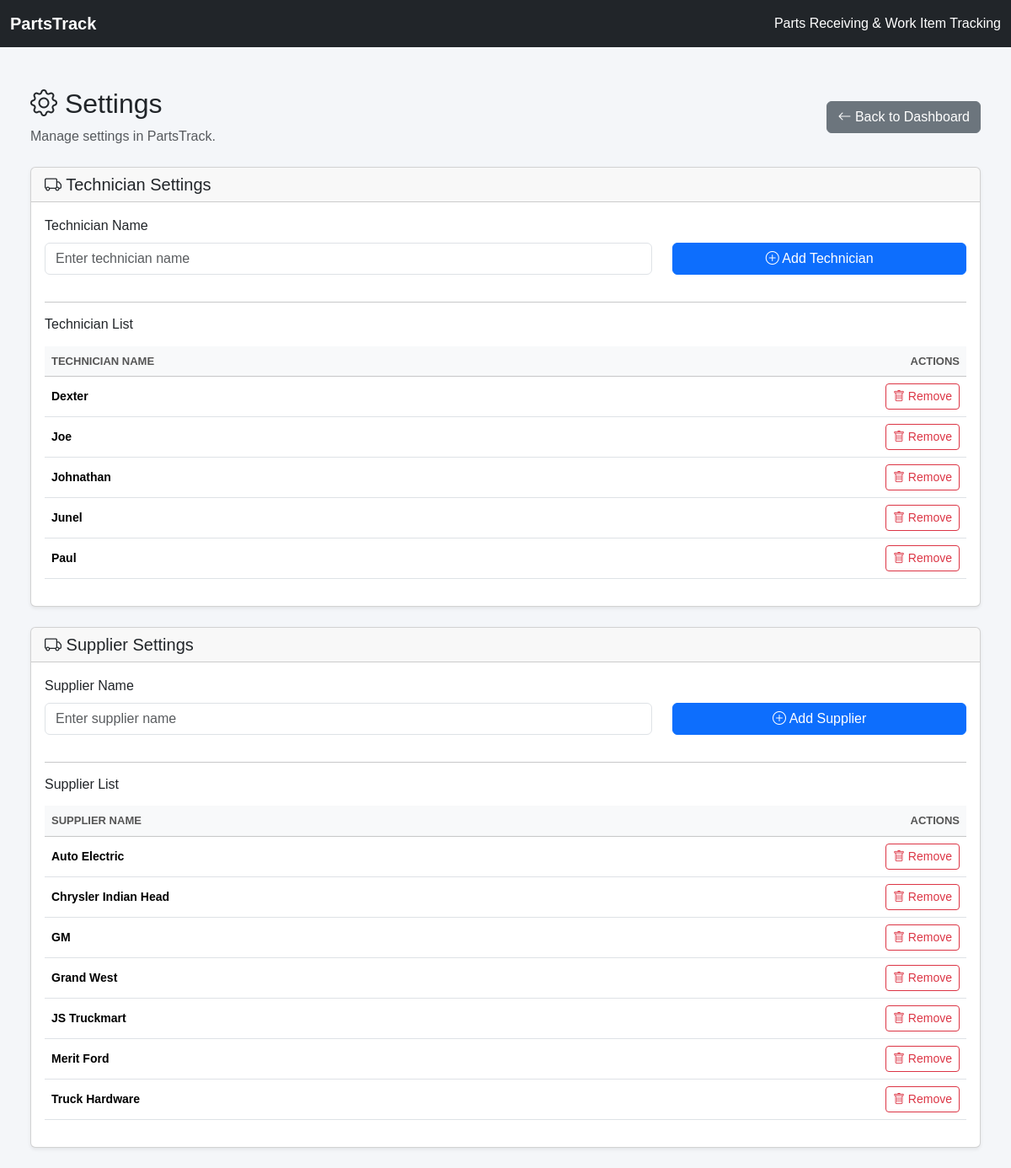
The app's page /settings/technicians with its own data.
### app/models.py (models this page shows, shortened)
class Technician(db.Model):
    id = db.Column(db.Integer, primary_key=True)
    name = db.Column(db.String(100), unique=True, nullable=False)

class Supplier(db.Model):
    id = db.Column(db.Integer, primary_key=True)
    name = db.Column(db.String(150), unique=True, nullable=False)

### app/routes.py (the view)
@main.route("/settings/technicians")
def technician_settings():
    technicians = Technician.query.order_by(
        Technician.name.asc()
    ).all()
    suppliers = Supplier.query.order_by(
        Supplier.name.asc()
    ).all()
    return render_template(
        "technician_settings.html",
        technicians=technicians,
        suppliers=suppliers
    )

### app/templates/technician_settings.html (shortened to what this page needs)
{% extends "base.html" %}
{% block content %}
<div class="container-fluid mt-4">
    <div class="d-flex justify-content-between align-items-center mb-4">
        <div>
            <h2>
                <i class="bi bi-gear"></i>
                Settings
            </h2>
            <p class="text-muted mb-0">
                Manage settings in PartsTrack.
            </p>
        </div>
        <a href="{{ url_for('main.dashboard') }}"
           class="btn btn-secondary">
            <i class="bi bi-arrow-left"></i>
            Back to Dashboard
        </a>
    </div>
    <div class="card shadow-sm mt-4">
        <div class="card-header">
            <h5 class="mb-0">
                <i class="bi bi-truck"></i>
                Technician Settings
            </h5>
        </div>
        <div class="card-body">
            <form method="POST"
                action="{{ url_for('main.add_technician') }}">
                <div class="row align-items-end">
                    <div class="col-md-8 mb-3">
                        <label for="technician_name" class="form-label">
                            Technician Name
                        </label>
                        <input type="text"
                            class="form-control"
                            id="technician_name"
                            name="name"
                            placeholder="Enter technician name"
                            maxlength="150"
                            required>
                    </div>
                    <div class="col-md-4 mb-3">
                        <button type="submit"
                                class="btn btn-primary w-100">
                            <i class="bi bi-plus-circle"></i>
                            Add Technician
                        </button>
                    </div>
                </div>
            </form>
            <hr>
            <h6 class="mb-3">Technician List</h6>
            {% if technicians %}
                <div class="table-responsive">
                    <table class="table table-hover align-middle">
                        <thead class="table-light">
                            <tr>
                                <th>Technician Name</th>
                                <th class="text-end">Actions</th>
                            </tr>
                        </thead>
                        <tbody>
                            {% for technician in technicians %}
                                <tr>
                                    <td>
                                        <strong>
                                            {{ technician.name }}
                                        </strong>
                                    </td>
                                    <td class="text-end">
                                        <form method="POST"
                                            action="{{ url_for('main.delete_technician', technician_id=technician.id) }}"
                                            class="d-inline"
                                            onsubmit="return confirm('Remove {{ technician.name }} from the technician list?');">
                                            <button type="submit"
                                                    class="btn btn-sm btn-outline-danger">
                                                <i class="bi bi-trash"></i>
                                                Remove
                                            </button>
                                        </form>
                                    </td>
                                </tr>
                            {% endfor %}
                        </tbody>
                    </table>
                </div>
            {% else %}
                <div class="alert alert-info mb-0">
                    <i class="bi bi-info-circle"></i>
                    No technicians have been added yet.
                </div>
            {% endif %}
        </div>
    </div>
    <div class="card shadow-sm mt-4">
        <div class="card-header">
            <h5 class="mb-0">
                <i class="bi bi-truck"></i>
                Supplier Settings
            </h5>
        </div>
        <div class="card-body">
            <form method="POST"
                action="{{ url_for('main.add_supplier') }}">
                <div class="row align-items-end">
                    <div class="col-md-8 mb-3">
                        <label for="supplier_name" class="form-label">
                            Supplier Name
                        </label>
                        <input type="text"
                            class="form-control"
                            id="supplier_name"
                            name="name"
                            placeholder="Enter supplier name"
                            maxlength="150"
                            required>
                    </div>
                    <div class="col-md-4 mb-3">
                        <button type="submit"
                                class="btn btn-primary w-100">
                            <i class="bi bi-plus-circle"></i>
                            Add Supplier
                        </button>
                    </div>
                </div>
            </form>
            <hr>
            <h6 class="mb-3">Supplier List</h6>
            {% if suppliers %}
                <div class="table-responsive">
                    <table class="table table-hover align-middle">
                        <thead class="table-light">
                            <tr>
                                <th>Supplier Name</th>
                                <th class="text-end">Actions</th>
                            </tr>
                        </thead>
                        <tbody>
                            {% for supplier in suppliers %}
                                <tr>
                                    <td>
                                        <strong>
                                            {{ supplier.name }}
                                        </strong>
                                    </td>
                                    <td class="text-end">
                                        <form method="POST"
                                            action="{{ url_for('main.delete_supplier', supplier_id=supplier.id) }}"
                                            class="d-inline"
                                            onsubmit="return confirm('Remove {{ supplier.name }} from the supplier list?');">
                                            <button type="submit"
                                                    class="btn btn-sm btn-outline-danger">
                                                <i class="bi bi-trash"></i>
                                                Remove
                                            </button>
                                        </form>
                                    </td>
                                </tr>
                            {% endfor %}
                        </tbody>
                    </table>
                </div>
            {% else %}
                <div class="alert alert-info mb-0">
                    <i class="bi bi-info-circle"></i>
                    No suppliers have been added yet.
                </div>
            {% endif %}
        </div>
    </div>
</div>
{% endblock %}

### app/templates/base.html (shortened to what this page needs)
<!DOCTYPE html>
<html lang="en">
<head>
    <link
        href="https://cdn.jsdelivr.net/npm/bootstrap@5.3.3/dist/css/bootstrap.min.css"
        rel="stylesheet">
    <link
        href="{{ url_for('static', filename='css/style.css') }}"
        rel="stylesheet">
    <link
        rel="stylesheet"
        href="https://cdn.jsdelivr.net/npm/bootstrap-icons@1.11.3/font/bootstrap-icons.min.css">
</head>
<body>
    <nav class="navbar navbar-dark bg-dark">
        <div class="container-fluid">
            <a class="navbar-brand fw-bold" href="/">
                PartsTrack
            </a>
            <span class="text-white">
                Parts Receiving & Work Item Tracking
            </span>
        </div>
    </nav>
    <main class="container-fluid p-4">
        {% block content %}
        {% endblock %}
    </main>
</body>
</html>

### app/static/css/style.css (style rules this page uses)
body { background-color: #f4f6f9; font-family: Arial, sans-serif; }
.table th { font-size: 13px; text-transform: uppercase; color: #555; }
.table td { font-size: 14px; }

### records on screen
Technician: name "Dexter"
Technician: name "Joe"
Technician: name "Johnathan"
Technician: name "Junel"
Technician: name "Paul"
Supplier: name "Auto Electric"
Supplier: name "Chrysler Indian Head"
Supplier: name "GM"
Supplier: name "Grand West"
Supplier: name "JS Truckmart"
Supplier: name "Merit Ford"
Supplier: name "Truck Hardware"
